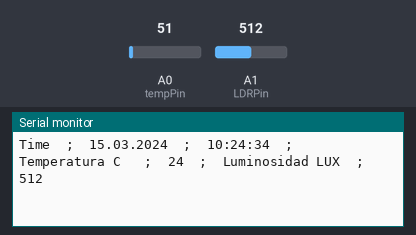
Simulated run of this sketch. Board: Arduino Uno, built with avr-gcc and run on an emulated ATmega328P. Shown: the last lines printed to the serial monitor. Inputs (shaded band) come from the test bench; at power-on: A0 (tempPin) = 51, A1 (LDRPin) = 512. The local clock reads 2024-03-15 10:24:30 at power-on unless the sketch sets it; storage starts empty.

Above: at 4.8 s.
4.9 s: A0 (tempPin) set to 61
At 6.7 s:
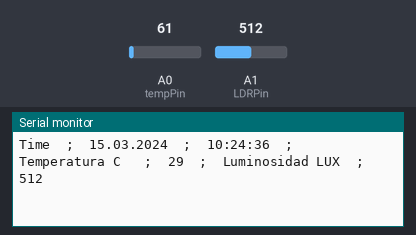
7.9 s: A1 (LDRPin) set to 716
At 8.5 s:
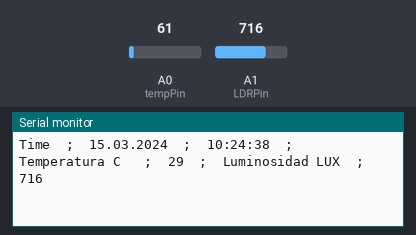
10.9 s: A0 (tempPin) set to 71
At 13.4 s:
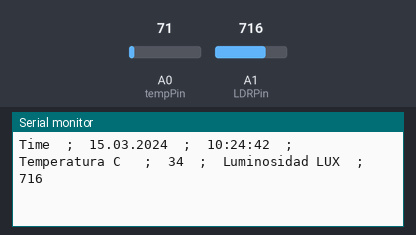
13.9 s: A1 (LDRPin) set to 900
At 15.3 s:
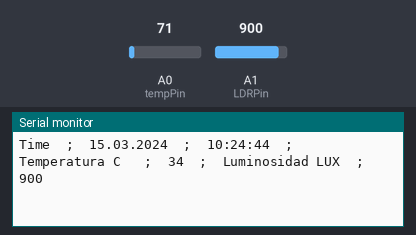
Timing chart, 0 to 16.9 s (numbered marks = the images above; inputs shaded):
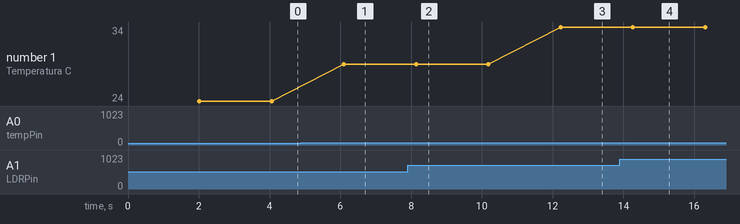

The sketch:

DATALOGGER_arduinoUNO_listo.ino
```cpp
// I assume you know how to connect the DS1302.
// DS1302:  CE pin    -> Arduino Digital 23
//          I/O pin   -> Arduino Digital 20
//          SCLK pin  -> Arduino Digital 21

//SPI:  (MISO) 12, 11 (MOSI), 13 (SCK), 4 (SS).
//ARDUINO UNO
#include <SPI.h>
#include <SD.h>
#include <DS1302.h>

const int chipSelect = 4;
// Declaracion de variables
int tempC,luminosidad;
int tempPin = 0; // Definimos la entrada en pin A0
int LDRPin = 1; // Definimos la entrada en pin A1
int contador = 4;
long t_ini = 0;

// Init the DS1302
DS1302 rtc(5, A4, A5);

void setup()
{
  // Set the clock to run-mode, and disable the write protection
  rtc.halt(false);
  rtc.writeProtect(false);

  // Setup Serial connection
  Serial.begin(9600);

   Serial.print("Initializing SD card...");

  // see if the card is present and can be initialized:
  if (!SD.begin(chipSelect)) {
    Serial.println("Card failed, or not present");
    // don't do anything more:
    return;
  }
  Serial.println("card initialized.");

  contador = 4;

}

void loop()
{

  String dataString = "";

  if((millis() - t_ini)> 2000){

    tempC = analogRead(tempPin);
    luminosidad= analogRead(LDRPin);
    // Convierte el valor a temperatura
    tempC = (5.0 * tempC * 100.0)/1024.0;

    dataString += "Time";
    dataString += "  ;  ";
    dataString += rtc.getDateStr();
    dataString += "  ;  ";
    dataString += rtc.getTimeStr();
    dataString += "  ;  ";
    dataString += "Temperatura C ";
    dataString += "  ;  ";
    dataString += String(tempC);
    dataString += "  ;  ";
    dataString += "Luminosidad LUX";
    dataString += "  ;  ";
    dataString += String(luminosidad);


    char nombre[] = "00000000.csv";
      nombre[0] = 'd';
      nombre[1] = 'a';
      nombre[2] = contador + '0';
     //nombre[2] = 't';
     // nombre[3] = 'a';
      nombre[4] = contador + '0';
      nombre[6] = contador + '0';
    // open the file. note that only one file can be open at a time,
    // so you have to close this one before opening another.
    File dataFile = SD.open(nombre, FILE_WRITE);

    // if the file is available, write to it:
    if (dataFile) {
      dataFile.println(dataString);
      dataFile.close();
      // print to the serial port too:
      Serial.println(dataString);
    }
    // if the file isn't open, pop up an error:
    else {
      Serial.println("error opening datalog.txt");
    }

  t_ini = millis();
  }

}
```

Measured:
- after the input at 4.9 s, the serial monitor: prints a new line after 1.2 s (image 1)
- after the input at 7.9 s, the serial monitor: prints a new line after 0.25 s (image 2)
- after the input at 10.9 s, the serial monitor: prints a new line after 1.3 s (image 3)
- after the input at 13.9 s, the serial monitor: prints a new line after 0.37 s (image 4)
- plotted number 1: 24 → 29 after the input at 4.9 s, 29 → 34 after the input at 10.9 s
